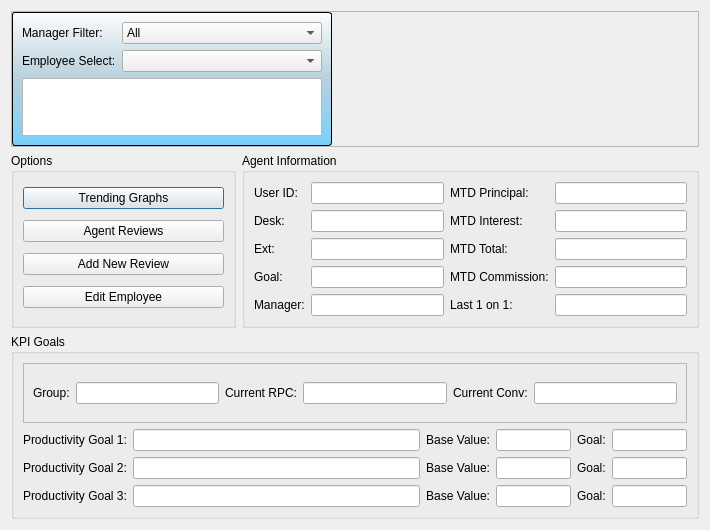
<?xml version="1.0" encoding="UTF-8"?>
<ui version="4.0">
 <class>agentDetailsMain</class>
 <widget class="QDialog" name="agentDetailsMain">
  <property name="geometry">
   <rect>
    <x>0</x>
    <y>0</y>
    <width>710</width>
    <height>492</height>
   </rect>
  </property>
  <property name="windowTitle">
   <string>Agent Details</string>
  </property>
  <property name="windowIcon">
   <iconset resource="../main_images.qrc">
    <normaloff>:/logos/Images/Meduit_logo.ico</normaloff>:/logos/Images/Meduit_logo.ico</iconset>
  </property>
  <layout class="QGridLayout" name="gridLayout_2">
   <item row="4" column="0" colspan="3">
    <widget class="QGroupBox" name="groupBox">
     <property name="sizePolicy">
      <sizepolicy hsizetype="Preferred" vsizetype="Maximum">
       <horstretch>0</horstretch>
       <verstretch>0</verstretch>
      </sizepolicy>
     </property>
     <property name="title">
      <string>KPI Goals</string>
     </property>
     <layout class="QGridLayout" name="gridLayout_3">
      <item row="1" column="1">
       <widget class="QLineEdit" name="agentDesc1">
        <property name="readOnly">
         <bool>true</bool>
        </property>
       </widget>
      </item>
      <item row="1" column="0">
       <widget class="QLabel" name="label_11">
        <property name="sizePolicy">
         <sizepolicy hsizetype="Maximum" vsizetype="Preferred">
          <horstretch>0</horstretch>
          <verstretch>0</verstretch>
         </sizepolicy>
        </property>
        <property name="text">
         <string>Productivity Goal 1:</string>
        </property>
       </widget>
      </item>
      <item row="3" column="4">
       <widget class="QLabel" name="label_19">
        <property name="text">
         <string>Goal:</string>
        </property>
       </widget>
      </item>
      <item row="2" column="3">
       <widget class="QLineEdit" name="agentBase2">
        <property name="maximumSize">
         <size>
          <width>75</width>
          <height>16777215</height>
         </size>
        </property>
        <property name="readOnly">
         <bool>true</bool>
        </property>
       </widget>
      </item>
      <item row="3" column="5">
       <widget class="QLineEdit" name="agentGoal3">
        <property name="maximumSize">
         <size>
          <width>75</width>
          <height>16777215</height>
         </size>
        </property>
        <property name="readOnly">
         <bool>true</bool>
        </property>
       </widget>
      </item>
      <item row="2" column="4">
       <widget class="QLabel" name="label_18">
        <property name="text">
         <string>Goal:</string>
        </property>
       </widget>
      </item>
      <item row="3" column="3">
       <widget class="QLineEdit" name="agentBase3">
        <property name="maximumSize">
         <size>
          <width>75</width>
          <height>16777215</height>
         </size>
        </property>
        <property name="readOnly">
         <bool>true</bool>
        </property>
       </widget>
      </item>
      <item row="2" column="1">
       <widget class="QLineEdit" name="agentDesc2">
        <property name="readOnly">
         <bool>true</bool>
        </property>
       </widget>
      </item>
      <item row="1" column="5">
       <widget class="QLineEdit" name="agentGoal1">
        <property name="maximumSize">
         <size>
          <width>75</width>
          <height>16777215</height>
         </size>
        </property>
        <property name="readOnly">
         <bool>true</bool>
        </property>
       </widget>
      </item>
      <item row="1" column="2">
       <widget class="QLabel" name="label_15">
        <property name="sizePolicy">
         <sizepolicy hsizetype="Preferred" vsizetype="Preferred">
          <horstretch>0</horstretch>
          <verstretch>0</verstretch>
         </sizepolicy>
        </property>
        <property name="text">
         <string>Base Value:</string>
        </property>
        <property name="alignment">
         <set>Qt::AlignRight|Qt::AlignTrailing|Qt::AlignVCenter</set>
        </property>
       </widget>
      </item>
      <item row="2" column="5">
       <widget class="QLineEdit" name="agentGoal2">
        <property name="maximumSize">
         <size>
          <width>75</width>
          <height>16777215</height>
         </size>
        </property>
        <property name="readOnly">
         <bool>true</bool>
        </property>
       </widget>
      </item>
      <item row="3" column="0">
       <widget class="QLabel" name="label_13">
        <property name="sizePolicy">
         <sizepolicy hsizetype="Maximum" vsizetype="Preferred">
          <horstretch>0</horstretch>
          <verstretch>0</verstretch>
         </sizepolicy>
        </property>
        <property name="text">
         <string>Productivity Goal 3:</string>
        </property>
       </widget>
      </item>
      <item row="1" column="4">
       <widget class="QLabel" name="label_17">
        <property name="text">
         <string>Goal:</string>
        </property>
       </widget>
      </item>
      <item row="3" column="2">
       <widget class="QLabel" name="label_16">
        <property name="sizePolicy">
         <sizepolicy hsizetype="Preferred" vsizetype="Preferred">
          <horstretch>0</horstretch>
          <verstretch>0</verstretch>
         </sizepolicy>
        </property>
        <property name="text">
         <string>Base Value:</string>
        </property>
        <property name="alignment">
         <set>Qt::AlignRight|Qt::AlignTrailing|Qt::AlignVCenter</set>
        </property>
       </widget>
      </item>
      <item row="3" column="1">
       <widget class="QLineEdit" name="agentDesc3">
        <property name="readOnly">
         <bool>true</bool>
        </property>
       </widget>
      </item>
      <item row="0" column="0" colspan="6">
       <widget class="QFrame" name="frame">
        <property name="frameShape">
         <enum>QFrame::StyledPanel</enum>
        </property>
        <property name="frameShadow">
         <enum>QFrame::Raised</enum>
        </property>
        <layout class="QHBoxLayout" name="horizontalLayout">
         <property name="topMargin">
          <number>18</number>
         </property>
         <property name="bottomMargin">
          <number>18</number>
         </property>
         <item>
          <widget class="QLabel" name="label_22">
           <property name="text">
            <string>Group:</string>
           </property>
          </widget>
         </item>
         <item>
          <widget class="QLineEdit" name="agentGroup">
           <property name="readOnly">
            <bool>true</bool>
           </property>
          </widget>
         </item>
         <item>
          <widget class="QLabel" name="label_9">
           <property name="sizePolicy">
            <sizepolicy hsizetype="Preferred" vsizetype="Preferred">
             <horstretch>0</horstretch>
             <verstretch>0</verstretch>
            </sizepolicy>
           </property>
           <property name="text">
            <string>Current RPC:</string>
           </property>
           <property name="alignment">
            <set>Qt::AlignRight|Qt::AlignTrailing|Qt::AlignVCenter</set>
           </property>
          </widget>
         </item>
         <item>
          <widget class="QLineEdit" name="agentRPC">
           <property name="readOnly">
            <bool>true</bool>
           </property>
          </widget>
         </item>
         <item>
          <widget class="QLabel" name="label_10">
           <property name="sizePolicy">
            <sizepolicy hsizetype="Maximum" vsizetype="Preferred">
             <horstretch>0</horstretch>
             <verstretch>0</verstretch>
            </sizepolicy>
           </property>
           <property name="text">
            <string>Current Conv:</string>
           </property>
          </widget>
         </item>
         <item>
          <widget class="QLineEdit" name="agentConv">
           <property name="readOnly">
            <bool>true</bool>
           </property>
          </widget>
         </item>
        </layout>
       </widget>
      </item>
      <item row="1" column="3">
       <widget class="QLineEdit" name="agentBase1">
        <property name="maximumSize">
         <size>
          <width>75</width>
          <height>16777215</height>
         </size>
        </property>
        <property name="readOnly">
         <bool>true</bool>
        </property>
       </widget>
      </item>
      <item row="2" column="0">
       <widget class="QLabel" name="label_12">
        <property name="sizePolicy">
         <sizepolicy hsizetype="Maximum" vsizetype="Preferred">
          <horstretch>0</horstretch>
          <verstretch>0</verstretch>
         </sizepolicy>
        </property>
        <property name="text">
         <string>Productivity Goal 2:</string>
        </property>
       </widget>
      </item>
      <item row="2" column="2">
       <widget class="QLabel" name="label_14">
        <property name="sizePolicy">
         <sizepolicy hsizetype="Preferred" vsizetype="Preferred">
          <horstretch>0</horstretch>
          <verstretch>0</verstretch>
         </sizepolicy>
        </property>
        <property name="text">
         <string>Base Value:</string>
        </property>
        <property name="alignment">
         <set>Qt::AlignRight|Qt::AlignTrailing|Qt::AlignVCenter</set>
        </property>
       </widget>
      </item>
     </layout>
    </widget>
   </item>
   <item row="2" column="1" colspan="2">
    <widget class="QGroupBox" name="agentDetails">
     <property name="sizePolicy">
      <sizepolicy hsizetype="Preferred" vsizetype="Maximum">
       <horstretch>0</horstretch>
       <verstretch>0</verstretch>
      </sizepolicy>
     </property>
     <property name="title">
      <string>Agent Information</string>
     </property>
     <layout class="QGridLayout" name="gridLayout">
      <item row="3" column="0">
       <widget class="QLabel" name="label_8">
        <property name="sizePolicy">
         <sizepolicy hsizetype="Maximum" vsizetype="Preferred">
          <horstretch>0</horstretch>
          <verstretch>0</verstretch>
         </sizepolicy>
        </property>
        <property name="text">
         <string>Ext:</string>
        </property>
       </widget>
      </item>
      <item row="4" column="4">
       <widget class="QLineEdit" name="agentComm">
        <property name="sizePolicy">
         <sizepolicy hsizetype="MinimumExpanding" vsizetype="Fixed">
          <horstretch>0</horstretch>
          <verstretch>0</verstretch>
         </sizepolicy>
        </property>
        <property name="readOnly">
         <bool>true</bool>
        </property>
       </widget>
      </item>
      <item row="5" column="4">
       <widget class="QLineEdit" name="agent1on1">
        <property name="readOnly">
         <bool>true</bool>
        </property>
       </widget>
      </item>
      <item row="4" column="2">
       <widget class="QLabel" name="label_7">
        <property name="sizePolicy">
         <sizepolicy hsizetype="Maximum" vsizetype="Preferred">
          <horstretch>0</horstretch>
          <verstretch>0</verstretch>
         </sizepolicy>
        </property>
        <property name="text">
         <string>MTD Commission:</string>
        </property>
       </widget>
      </item>
      <item row="3" column="2">
       <widget class="QLabel" name="label_6">
        <property name="sizePolicy">
         <sizepolicy hsizetype="Maximum" vsizetype="Preferred">
          <horstretch>0</horstretch>
          <verstretch>0</verstretch>
         </sizepolicy>
        </property>
        <property name="text">
         <string>MTD Total:</string>
        </property>
       </widget>
      </item>
      <item row="3" column="1">
       <widget class="QLineEdit" name="agentExt">
        <property name="sizePolicy">
         <sizepolicy hsizetype="MinimumExpanding" vsizetype="Fixed">
          <horstretch>0</horstretch>
          <verstretch>0</verstretch>
         </sizepolicy>
        </property>
        <property name="readOnly">
         <bool>true</bool>
        </property>
       </widget>
      </item>
      <item row="0" column="4">
       <widget class="QLineEdit" name="agentPrinc">
        <property name="sizePolicy">
         <sizepolicy hsizetype="MinimumExpanding" vsizetype="Fixed">
          <horstretch>0</horstretch>
          <verstretch>0</verstretch>
         </sizepolicy>
        </property>
        <property name="readOnly">
         <bool>true</bool>
        </property>
       </widget>
      </item>
      <item row="2" column="1">
       <widget class="QLineEdit" name="agentDesk">
        <property name="sizePolicy">
         <sizepolicy hsizetype="MinimumExpanding" vsizetype="Fixed">
          <horstretch>0</horstretch>
          <verstretch>0</verstretch>
         </sizepolicy>
        </property>
        <property name="readOnly">
         <bool>true</bool>
        </property>
       </widget>
      </item>
      <item row="5" column="2">
       <widget class="QLabel" name="label_24">
        <property name="text">
         <string>Last 1 on 1:</string>
        </property>
       </widget>
      </item>
      <item row="5" column="1">
       <widget class="QLineEdit" name="agentManager">
        <property name="readOnly">
         <bool>true</bool>
        </property>
       </widget>
      </item>
      <item row="4" column="1">
       <widget class="QLineEdit" name="agentGoal">
        <property name="sizePolicy">
         <sizepolicy hsizetype="MinimumExpanding" vsizetype="Fixed">
          <horstretch>0</horstretch>
          <verstretch>0</verstretch>
         </sizepolicy>
        </property>
        <property name="readOnly">
         <bool>true</bool>
        </property>
       </widget>
      </item>
      <item row="2" column="4">
       <widget class="QLineEdit" name="agentInt">
        <property name="sizePolicy">
         <sizepolicy hsizetype="MinimumExpanding" vsizetype="Fixed">
          <horstretch>0</horstretch>
          <verstretch>0</verstretch>
         </sizepolicy>
        </property>
        <property name="readOnly">
         <bool>true</bool>
        </property>
       </widget>
      </item>
      <item row="0" column="1">
       <widget class="QLineEdit" name="agentName">
        <property name="sizePolicy">
         <sizepolicy hsizetype="MinimumExpanding" vsizetype="Fixed">
          <horstretch>0</horstretch>
          <verstretch>0</verstretch>
         </sizepolicy>
        </property>
        <property name="readOnly">
         <bool>true</bool>
        </property>
       </widget>
      </item>
      <item row="3" column="4">
       <widget class="QLineEdit" name="agentTotal">
        <property name="sizePolicy">
         <sizepolicy hsizetype="MinimumExpanding" vsizetype="Fixed">
          <horstretch>0</horstretch>
          <verstretch>0</verstretch>
         </sizepolicy>
        </property>
        <property name="readOnly">
         <bool>true</bool>
        </property>
       </widget>
      </item>
      <item row="2" column="2">
       <widget class="QLabel" name="label_5">
        <property name="sizePolicy">
         <sizepolicy hsizetype="Maximum" vsizetype="Preferred">
          <horstretch>0</horstretch>
          <verstretch>0</verstretch>
         </sizepolicy>
        </property>
        <property name="text">
         <string>MTD Interest:</string>
        </property>
       </widget>
      </item>
      <item row="5" column="0">
       <widget class="QLabel" name="label_23">
        <property name="text">
         <string>Manager:</string>
        </property>
       </widget>
      </item>
      <item row="0" column="2">
       <widget class="QLabel" name="label_4">
        <property name="sizePolicy">
         <sizepolicy hsizetype="Maximum" vsizetype="Preferred">
          <horstretch>0</horstretch>
          <verstretch>0</verstretch>
         </sizepolicy>
        </property>
        <property name="text">
         <string>MTD Principal:</string>
        </property>
       </widget>
      </item>
      <item row="0" column="0">
       <widget class="QLabel" name="label">
        <property name="sizePolicy">
         <sizepolicy hsizetype="Maximum" vsizetype="Preferred">
          <horstretch>0</horstretch>
          <verstretch>0</verstretch>
         </sizepolicy>
        </property>
        <property name="text">
         <string>User ID:</string>
        </property>
       </widget>
      </item>
      <item row="4" column="0">
       <widget class="QLabel" name="label_3">
        <property name="sizePolicy">
         <sizepolicy hsizetype="Maximum" vsizetype="Preferred">
          <horstretch>0</horstretch>
          <verstretch>0</verstretch>
         </sizepolicy>
        </property>
        <property name="text">
         <string>Goal:</string>
        </property>
       </widget>
      </item>
      <item row="2" column="0">
       <widget class="QLabel" name="label_2">
        <property name="sizePolicy">
         <sizepolicy hsizetype="Maximum" vsizetype="Preferred">
          <horstretch>0</horstretch>
          <verstretch>0</verstretch>
         </sizepolicy>
        </property>
        <property name="text">
         <string>Desk:</string>
        </property>
       </widget>
      </item>
     </layout>
    </widget>
   </item>
   <item row="2" column="0">
    <widget class="QGroupBox" name="groupBox_3">
     <property name="title">
      <string>Options</string>
     </property>
     <layout class="QVBoxLayout" name="verticalLayout_2">
      <item>
       <widget class="QPushButton" name="employeeGraphs">
        <property name="text">
         <string>Trending Graphs</string>
        </property>
       </widget>
      </item>
      <item>
       <widget class="QPushButton" name="employeeReviews">
        <property name="text">
         <string>Agent Reviews</string>
        </property>
       </widget>
      </item>
      <item>
       <widget class="QPushButton" name="addReview">
        <property name="text">
         <string>Add New Review</string>
        </property>
       </widget>
      </item>
      <item>
       <widget class="QPushButton" name="agentEdit">
        <property name="text">
         <string>Edit Employee</string>
        </property>
       </widget>
      </item>
     </layout>
    </widget>
   </item>
   <item row="0" column="0" colspan="3">
    <widget class="QFrame" name="frame_2">
     <property name="frameShape">
      <enum>QFrame::StyledPanel</enum>
     </property>
     <property name="frameShadow">
      <enum>QFrame::Raised</enum>
     </property>
     <layout class="QHBoxLayout" name="horizontalLayout_2">
      <property name="spacing">
       <number>0</number>
      </property>
      <property name="leftMargin">
       <number>0</number>
      </property>
      <property name="topMargin">
       <number>0</number>
      </property>
      <property name="rightMargin">
       <number>0</number>
      </property>
      <property name="bottomMargin">
       <number>0</number>
      </property>
      <item>
       <widget class="QGroupBox" name="groupBox_2">
        <property name="sizePolicy">
         <sizepolicy hsizetype="Preferred" vsizetype="Maximum">
          <horstretch>0</horstretch>
          <verstretch>0</verstretch>
         </sizepolicy>
        </property>
        <property name="styleSheet">
         <string notr="true">QGroupBox{
	background-color: qlineargradient(spread:pad, x1:0.5, y1:0, x2:0.5, y2:1, stop:0 rgba(255, 255, 255, 209), stop:0.485876 rgba(181, 207, 220, 239), stop:1 rgba(85, 199, 255, 196));
	border: 1px solid black;
	border-radius: 3px;
	margin-top: 1ex;
	padding-top: 0;
	font: 11pt &quot;Corbel&quot;;
	font-weight: bold;
}
QGroupBox::title{
	background-color: rgb(195, 195, 195);
	border: 1px solid black;
	border-radius: 3px;
	padding: 2 10px;
	subcontrol-origin: margin;
	subcontrol-position: top;
	font: 11pt &quot;Corbel&quot;;
	font-weight: bold;
}</string>
        </property>
        <property name="title">
         <string/>
        </property>
        <layout class="QGridLayout" name="gridLayout_4">
         <item row="2" column="1" colspan="2">
          <widget class="QTextBrowser" name="employeeMisc">
           <property name="sizePolicy">
            <sizepolicy hsizetype="MinimumExpanding" vsizetype="Preferred">
             <horstretch>0</horstretch>
             <verstretch>0</verstretch>
            </sizepolicy>
           </property>
           <property name="maximumSize">
            <size>
             <width>16777215</width>
             <height>58</height>
            </size>
           </property>
           <property name="html">
            <string>&lt;!DOCTYPE HTML PUBLIC &quot;-//W3C//DTD HTML 4.0//EN&quot; &quot;http://www.w3.org/TR/REC-html40/strict.dtd&quot;&gt;
&lt;html&gt;&lt;head&gt;&lt;meta name=&quot;qrichtext&quot; content=&quot;1&quot; /&gt;&lt;style type=&quot;text/css&quot;&gt;
p, li { white-space: pre-wrap; }
&lt;/style&gt;&lt;/head&gt;&lt;body style=&quot; font-family:'MS Shell Dlg 2'; font-size:8.25pt; font-weight:400; font-style:normal;&quot;&gt;
&lt;p style=&quot;-qt-paragraph-type:empty; margin-top:0px; margin-bottom:0px; margin-left:0px; margin-right:0px; -qt-block-indent:0; text-indent:0px; font-family:'Corbel'; font-size:12pt;&quot;&gt;&lt;br /&gt;&lt;/p&gt;&lt;/body&gt;&lt;/html&gt;</string>
           </property>
           <property name="openExternalLinks">
            <bool>true</bool>
           </property>
          </widget>
         </item>
         <item row="1" column="1">
          <widget class="QLabel" name="label_20">
           <property name="sizePolicy">
            <sizepolicy hsizetype="Maximum" vsizetype="Preferred">
             <horstretch>0</horstretch>
             <verstretch>0</verstretch>
            </sizepolicy>
           </property>
           <property name="text">
            <string>Employee Select:</string>
           </property>
          </widget>
         </item>
         <item row="1" column="2">
          <widget class="QComboBox" name="employeeSelect">
           <property name="minimumSize">
            <size>
             <width>200</width>
             <height>0</height>
            </size>
           </property>
           <property name="styleSheet">
            <string notr="true">QFrame{
	background-color: qlineargradient(spread:pad, x1:0.5, y1:0, x2:0.5, y2:1, stop:0 rgba(255, 255, 255, 209), stop:0.485876 rgba(181, 207, 220, 239), stop:1 rgba(85, 199, 255, 196));
}</string>
           </property>
          </widget>
         </item>
         <item row="0" column="1">
          <widget class="QLabel" name="label_21">
           <property name="text">
            <string>Manager Filter:</string>
           </property>
          </widget>
         </item>
         <item row="0" column="2">
          <widget class="QComboBox" name="managerCombo">
           <property name="minimumSize">
            <size>
             <width>200</width>
             <height>0</height>
            </size>
           </property>
           <property name="styleSheet">
            <string notr="true">QFrame{
	background-color: qlineargradient(spread:pad, x1:0.5, y1:0, x2:0.5, y2:1, stop:0 rgba(255, 255, 255, 209), stop:0.485876 rgba(181, 207, 220, 239), stop:1 rgba(85, 199, 255, 196));
}</string>
           </property>
           <item>
            <property name="text">
             <string>All</string>
            </property>
           </item>
          </widget>
         </item>
        </layout>
       </widget>
      </item>
      <item>
       <spacer name="horizontalSpacer">
        <property name="orientation">
         <enum>Qt::Horizontal</enum>
        </property>
        <property name="sizeHint" stdset="0">
         <size>
          <width>40</width>
          <height>20</height>
         </size>
        </property>
       </spacer>
      </item>
      <item>
       <widget class="QLabel" name="label_25">
        <property name="minimumSize">
         <size>
          <width>200</width>
          <height>93</height>
         </size>
        </property>
        <property name="maximumSize">
         <size>
          <width>200</width>
          <height>93</height>
         </size>
        </property>
        <property name="styleSheet">
         <string notr="true">image: url(:/logos/Images/Meduit Email.png);</string>
        </property>
        <property name="text">
         <string/>
        </property>
       </widget>
      </item>
      <item>
       <spacer name="horizontalSpacer_2">
        <property name="orientation">
         <enum>Qt::Horizontal</enum>
        </property>
        <property name="sizeHint" stdset="0">
         <size>
          <width>40</width>
          <height>20</height>
         </size>
        </property>
       </spacer>
      </item>
     </layout>
    </widget>
   </item>
  </layout>
 </widget>
 <tabstops>
  <tabstop>managerCombo</tabstop>
  <tabstop>employeeSelect</tabstop>
  <tabstop>employeeMisc</tabstop>
  <tabstop>agentName</tabstop>
  <tabstop>agentPrinc</tabstop>
  <tabstop>agentDesk</tabstop>
  <tabstop>agentInt</tabstop>
  <tabstop>agentExt</tabstop>
  <tabstop>agentTotal</tabstop>
  <tabstop>agentGoal</tabstop>
  <tabstop>agentComm</tabstop>
  <tabstop>agentDesc1</tabstop>
  <tabstop>agentBase1</tabstop>
  <tabstop>agentDesc2</tabstop>
  <tabstop>agentBase2</tabstop>
  <tabstop>agentDesc3</tabstop>
  <tabstop>agentBase3</tabstop>
 </tabstops>
 <resources>
  <include location="../main_images.qrc"/>
 </resources>
 <connections/>
</ui>
